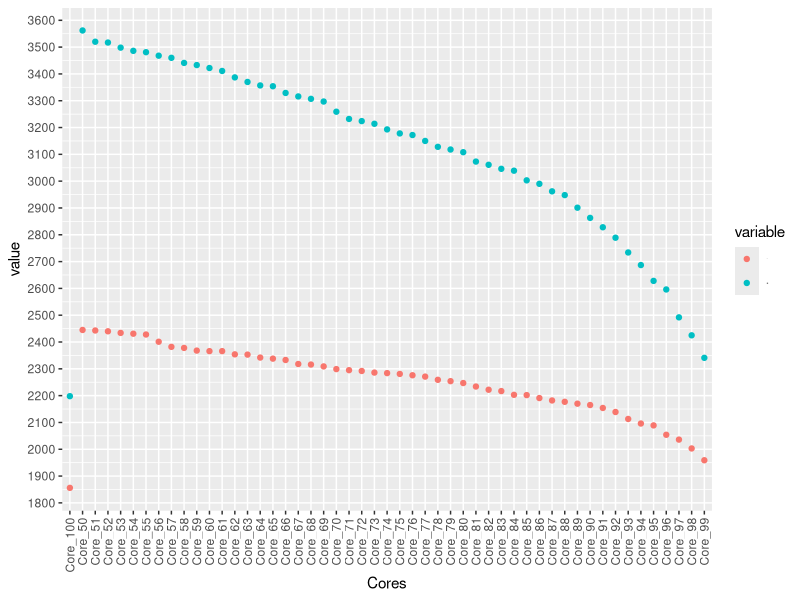

Recreate this plot in R.
library("ggplot2")
library("reshape2")

tabli<-read.table("Reaction_threeshold.txt",header=T) #File where we have the info about the number of reactions by threeshold value

tabli_m<-melt(tabli)

ggplot(tabli_m,aes(Cores,value,col=variable)) + 
  geom_point() + 
  scale_y_continuous(breaks = seq(0,3700,100)) +
  theme(legend.text=element_text(size=0.5),axis.text.x = element_text(angle = 90, hjust = 1, vjust = 0.5))
